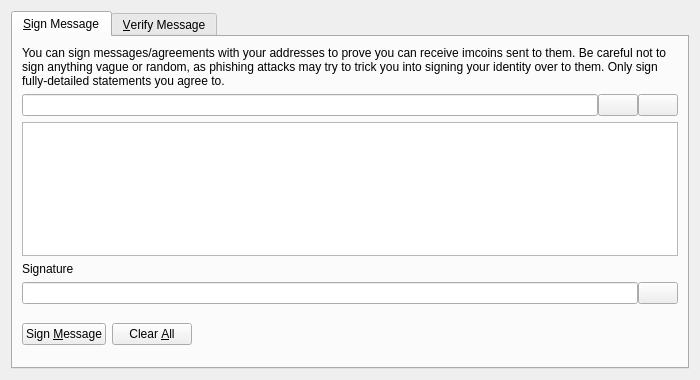
<?xml version="1.0" encoding="UTF-8"?>
<ui version="4.0">
 <class>SignVerifyMessageDialog</class>
 <widget class="QDialog" name="SignVerifyMessageDialog">
  <property name="geometry">
   <rect>
    <x>0</x>
    <y>0</y>
    <width>700</width>
    <height>380</height>
   </rect>
  </property>
  <property name="windowTitle">
   <string>Signatures - Sign / Verify a Message</string>
  </property>
  <property name="modal">
   <bool>true</bool>
  </property>
  <layout class="QVBoxLayout" name="verticalLayout">
   <item>
    <widget class="QTabWidget" name="tabWidget">
     <property name="currentIndex">
      <number>0</number>
     </property>
     <widget class="QWidget" name="tabSignMessage">
      <attribute name="title">
       <string>&amp;Sign Message</string>
      </attribute>
      <layout class="QVBoxLayout" name="verticalLayout_SM">
       <item>
        <widget class="QLabel" name="infoLabel_SM">
         <property name="text">
          <string>You can sign messages/agreements with your addresses to prove you can receive imcoins sent to them. Be careful not to sign anything vague or random, as phishing attacks may try to trick you into signing your identity over to them. Only sign fully-detailed statements you agree to.</string>
         </property>
         <property name="textFormat">
          <enum>Qt::PlainText</enum>
         </property>
         <property name="wordWrap">
          <bool>true</bool>
         </property>
        </widget>
       </item>
       <item>
        <layout class="QHBoxLayout" name="horizontalLayout_1_SM">
         <property name="spacing">
          <number>0</number>
         </property>
         <item>
          <widget class="QValidatedLineEdit" name="addressIn_SM">
           <property name="toolTip">
            <string>The Imcoin address to sign the message with</string>
           </property>
          </widget>
         </item>
         <item>
          <widget class="QPushButton" name="addressBookButton_SM">
           <property name="toolTip">
            <string>Choose previously used address</string>
           </property>
           <property name="text">
            <string/>
           </property>
           <property name="icon">
            <iconset resource="../bitcoin.qrc">
             <normaloff>:/icons/address-book</normaloff>:/icons/address-book</iconset>
           </property>
           <property name="shortcut">
            <string>Alt+A</string>
           </property>
           <property name="autoDefault">
            <bool>false</bool>
           </property>
          </widget>
         </item>
         <item>
          <widget class="QPushButton" name="pasteButton_SM">
           <property name="toolTip">
            <string>Paste address from clipboard</string>
           </property>
           <property name="text">
            <string/>
           </property>
           <property name="icon">
            <iconset resource="../bitcoin.qrc">
             <normaloff>:/icons/editpaste</normaloff>:/icons/editpaste</iconset>
           </property>
           <property name="shortcut">
            <string>Alt+P</string>
           </property>
           <property name="autoDefault">
            <bool>false</bool>
           </property>
          </widget>
         </item>
        </layout>
       </item>
       <item>
        <widget class="QPlainTextEdit" name="messageIn_SM">
         <property name="toolTip">
          <string>Enter the message you want to sign here</string>
         </property>
        </widget>
       </item>
       <item>
        <widget class="QLabel" name="signatureLabel_SM">
         <property name="text">
          <string>Signature</string>
         </property>
         <property name="textFormat">
          <enum>Qt::PlainText</enum>
         </property>
        </widget>
       </item>
       <item>
        <layout class="QHBoxLayout" name="horizontalLayout_2_SM">
         <property name="spacing">
          <number>0</number>
         </property>
         <item>
          <widget class="QLineEdit" name="signatureOut_SM">
           <property name="font">
            <font>
             <italic>true</italic>
            </font>
           </property>
           <property name="readOnly">
            <bool>true</bool>
           </property>
          </widget>
         </item>
         <item>
          <widget class="QPushButton" name="copySignatureButton_SM">
           <property name="toolTip">
            <string>Copy the current signature to the system clipboard</string>
           </property>
           <property name="text">
            <string/>
           </property>
           <property name="icon">
            <iconset resource="../bitcoin.qrc">
             <normaloff>:/icons/editcopy</normaloff>:/icons/editcopy</iconset>
           </property>
           <property name="autoDefault">
            <bool>false</bool>
           </property>
          </widget>
         </item>
        </layout>
       </item>
       <item>
        <layout class="QHBoxLayout" name="horizontalLayout_3_SM">
         <item>
          <widget class="QPushButton" name="signMessageButton_SM">
           <property name="toolTip">
            <string>Sign the message to prove you own this Imcoin address</string>
           </property>
           <property name="text">
            <string>Sign &amp;Message</string>
           </property>
           <property name="icon">
            <iconset resource="../bitcoin.qrc">
             <normaloff>:/icons/edit</normaloff>:/icons/edit</iconset>
           </property>
           <property name="autoDefault">
            <bool>false</bool>
           </property>
          </widget>
         </item>
         <item>
          <widget class="QPushButton" name="clearButton_SM">
           <property name="toolTip">
            <string>Reset all sign message fields</string>
           </property>
           <property name="text">
            <string>Clear &amp;All</string>
           </property>
           <property name="icon">
            <iconset resource="../bitcoin.qrc">
             <normaloff>:/icons/remove</normaloff>:/icons/remove</iconset>
           </property>
           <property name="autoDefault">
            <bool>false</bool>
           </property>
          </widget>
         </item>
         <item>
          <spacer name="horizontalSpacer_1_SM">
           <property name="orientation">
            <enum>Qt::Horizontal</enum>
           </property>
           <property name="sizeHint" stdset="0">
            <size>
             <width>40</width>
             <height>48</height>
            </size>
           </property>
          </spacer>
         </item>
         <item>
          <widget class="QLabel" name="statusLabel_SM">
           <property name="font">
            <font>
             <weight>75</weight>
             <bold>true</bold>
            </font>
           </property>
           <property name="text">
            <string/>
           </property>
           <property name="wordWrap">
            <bool>true</bool>
           </property>
          </widget>
         </item>
         <item>
          <spacer name="horizontalSpacer_2_SM">
           <property name="orientation">
            <enum>Qt::Horizontal</enum>
           </property>
           <property name="sizeHint" stdset="0">
            <size>
             <width>40</width>
             <height>48</height>
            </size>
           </property>
          </spacer>
         </item>
        </layout>
       </item>
      </layout>
     </widget>
     <widget class="QWidget" name="tabVerifyMessage">
      <attribute name="title">
       <string>&amp;Verify Message</string>
      </attribute>
      <layout class="QVBoxLayout" name="verticalLayout_VM">
       <item>
        <widget class="QLabel" name="infoLabel_VM">
         <property name="text">
          <string>Enter the receiver's address, message (ensure you copy line breaks, spaces, tabs, etc. exactly) and signature below to verify the message. Be careful not to read more into the signature than what is in the signed message itself, to avoid being tricked by a man-in-the-middle attack. Note that this only proves the signing party receives with the address, it cannot prove sendership of any transaction!</string>
         </property>
         <property name="textFormat">
          <enum>Qt::PlainText</enum>
         </property>
         <property name="alignment">
          <set>Qt::AlignLeading|Qt::AlignLeft|Qt::AlignTop</set>
         </property>
         <property name="wordWrap">
          <bool>true</bool>
         </property>
        </widget>
       </item>
       <item>
        <layout class="QHBoxLayout" name="horizontalLayout_1_VM">
         <property name="spacing">
          <number>0</number>
         </property>
         <item>
          <widget class="QValidatedLineEdit" name="addressIn_VM">
           <property name="toolTip">
            <string>The Imcoin address the message was signed with</string>
           </property>
          </widget>
         </item>
         <item>
          <widget class="QPushButton" name="addressBookButton_VM">
           <property name="toolTip">
            <string>Choose previously used address</string>
           </property>
           <property name="text">
            <string/>
           </property>
           <property name="icon">
            <iconset resource="../bitcoin.qrc">
             <normaloff>:/icons/address-book</normaloff>:/icons/address-book</iconset>
           </property>
           <property name="shortcut">
            <string>Alt+A</string>
           </property>
           <property name="autoDefault">
            <bool>false</bool>
           </property>
          </widget>
         </item>
        </layout>
       </item>
       <item>
        <widget class="QPlainTextEdit" name="messageIn_VM"/>
       </item>
       <item>
        <widget class="QValidatedLineEdit" name="signatureIn_VM"/>
       </item>
       <item>
        <layout class="QHBoxLayout" name="horizontalLayout_2_VM">
         <item>
          <widget class="QPushButton" name="verifyMessageButton_VM">
           <property name="toolTip">
            <string>Verify the message to ensure it was signed with the specified Imcoin address</string>
           </property>
           <property name="text">
            <string>Verify &amp;Message</string>
           </property>
           <property name="icon">
            <iconset resource="../bitcoin.qrc">
             <normaloff>:/icons/transaction_0</normaloff>:/icons/transaction_0</iconset>
           </property>
           <property name="autoDefault">
            <bool>false</bool>
           </property>
          </widget>
         </item>
         <item>
          <widget class="QPushButton" name="clearButton_VM">
           <property name="toolTip">
            <string>Reset all verify message fields</string>
           </property>
           <property name="text">
            <string>Clear &amp;All</string>
           </property>
           <property name="icon">
            <iconset resource="../bitcoin.qrc">
             <normaloff>:/icons/remove</normaloff>:/icons/remove</iconset>
           </property>
           <property name="autoDefault">
            <bool>false</bool>
           </property>
          </widget>
         </item>
         <item>
          <spacer name="horizontalSpacer_1_VM">
           <property name="orientation">
            <enum>Qt::Horizontal</enum>
           </property>
           <property name="sizeHint" stdset="0">
            <size>
             <width>40</width>
             <height>48</height>
            </size>
           </property>
          </spacer>
         </item>
         <item>
          <widget class="QLabel" name="statusLabel_VM">
           <property name="font">
            <font>
             <weight>75</weight>
             <bold>true</bold>
            </font>
           </property>
           <property name="text">
            <string/>
           </property>
           <property name="wordWrap">
            <bool>true</bool>
           </property>
          </widget>
         </item>
         <item>
          <spacer name="horizontalSpacer_2_VM">
           <property name="orientation">
            <enum>Qt::Horizontal</enum>
           </property>
           <property name="sizeHint" stdset="0">
            <size>
             <width>40</width>
             <height>48</height>
            </size>
           </property>
          </spacer>
         </item>
        </layout>
       </item>
      </layout>
     </widget>
    </widget>
   </item>
  </layout>
 </widget>
 <customwidgets>
  <customwidget>
   <class>QValidatedLineEdit</class>
   <extends>QLineEdit</extends>
   <header>qvalidatedlineedit.h</header>
  </customwidget>
 </customwidgets>
 <resources>
  <include location="../bitcoin.qrc"/>
 </resources>
 <connections/>
</ui>
